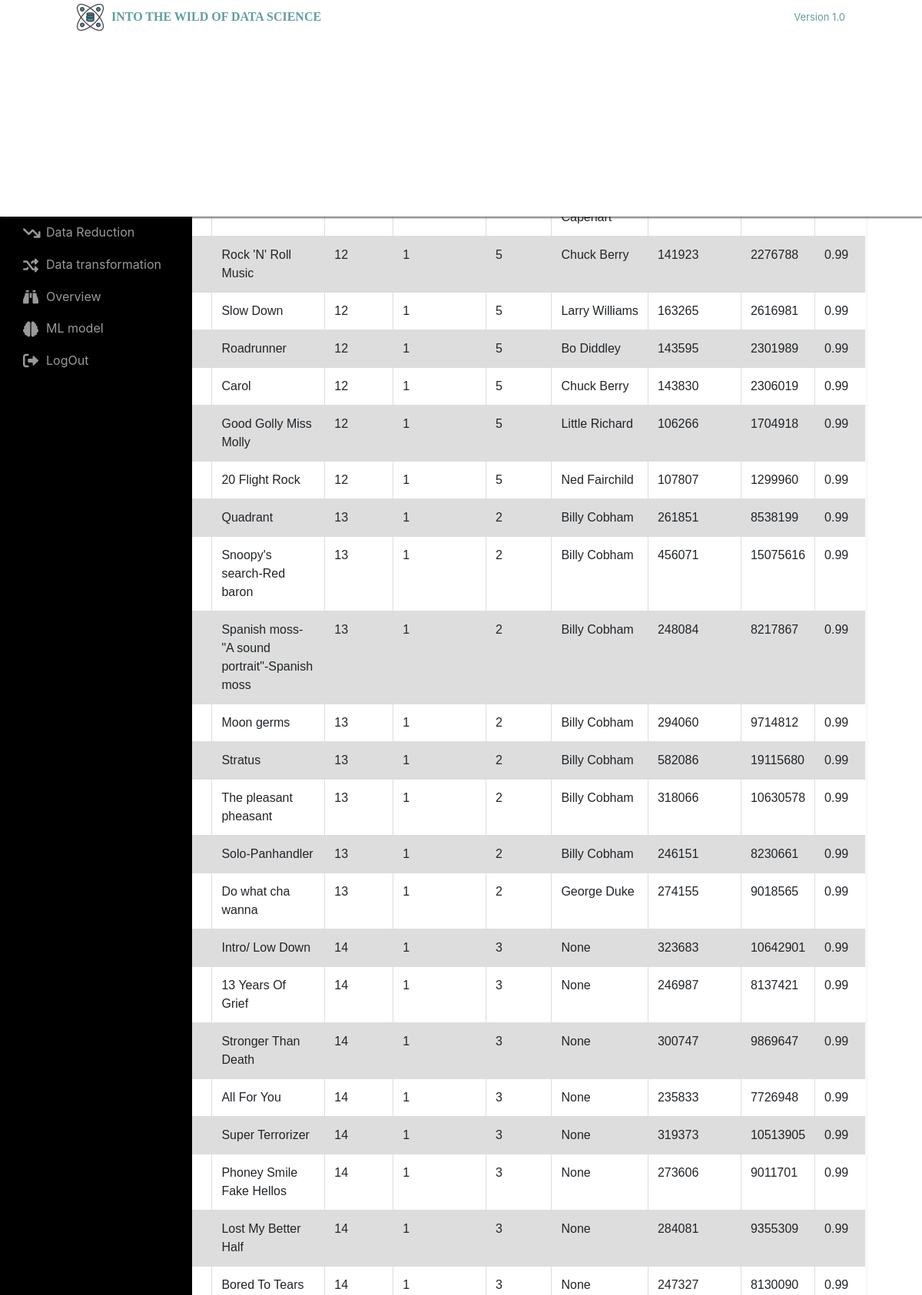
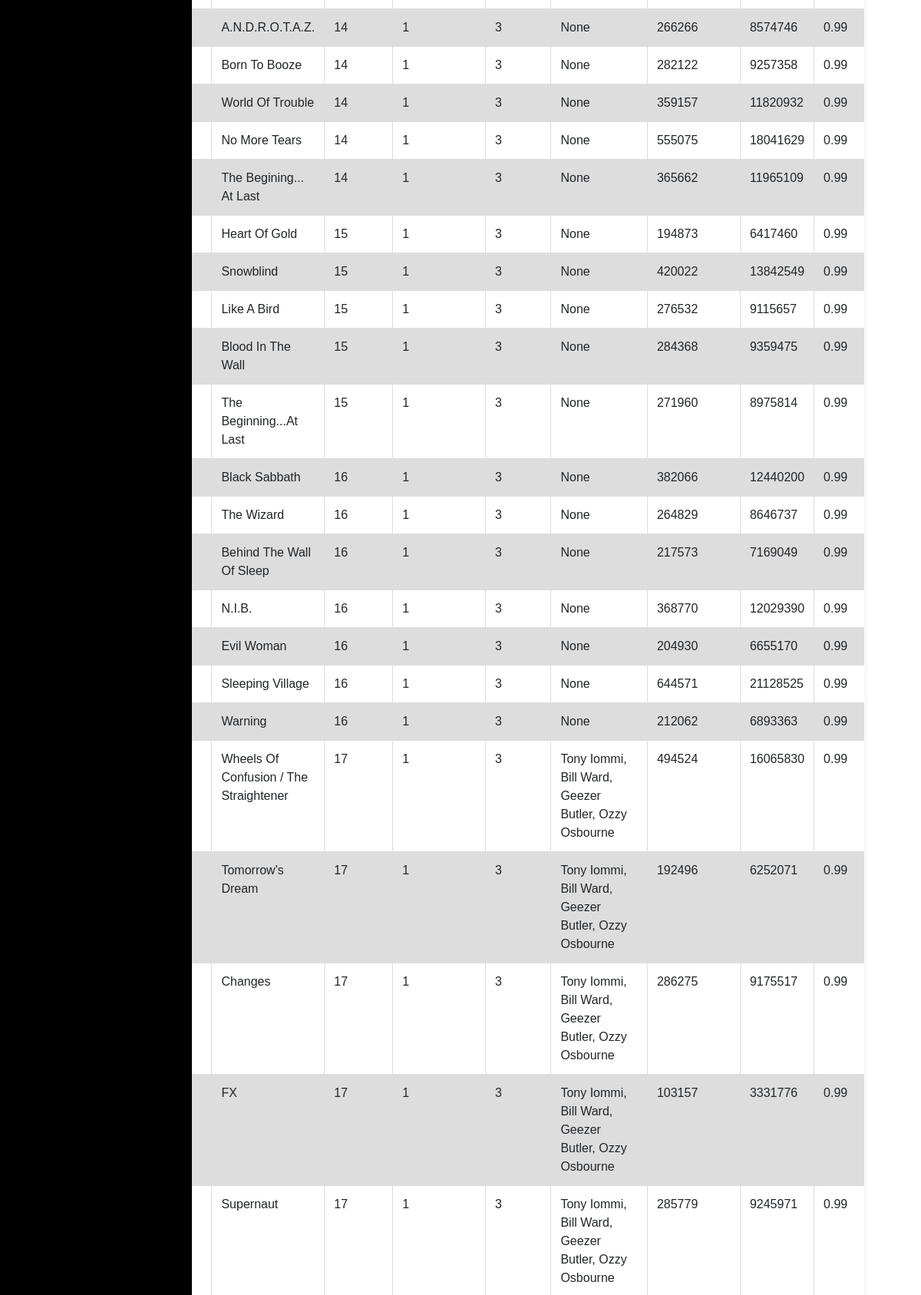
The page /home (upper part) on the database its author committed (2 pictures, top to bottom).
### tables this page shows
CREATE TABLE [Track]
(
    [TrackId] INTEGER  NOT NULL,
    [Name] NVARCHAR(200)  NOT NULL,
    [AlbumId] INTEGER,
    [MediaTypeId] INTEGER  NOT NULL,
    [GenreId] INTEGER,
    [Composer] NVARCHAR(220),
    [Milliseconds] INTEGER  NOT NULL,
    [Bytes] INTEGER,
    [UnitPrice] NUMERIC(10,2)  NOT NULL,
    CONSTRAINT [PK_Track] PRIMARY KEY  ([TrackId])
);

### app.py (the view)
@app.route('/home', methods=["POST", "GET"])
def annexe(session=True):
    if session:
        with sqlite3.connect("database.db") as db:
            db.row_factory = sqlite3.Row
            cur = db.cursor()
            c = cur.execute("select * from Track")
            rows = [dict(row) for row in c.fetchall()]
            db.commit()
        return render_template('home.html', Rows=rows)
    else:
        return redirect(url_for('login'))

### templates/home.html
{% extends "homeBase.html" %}
{% block content %}
        <div class="content-aside">
        <div class="title-1">
            <h1>Data Description</h1>
            <p>Data set sous forme d'un tableau pour visualiser clairement les données.</p>
        </div>
        <div class="all-table">
            <table class = "table">
                <thead class="table-light">
                    <tr>
                        {% for i in Rows[0].keys() %}
                        <th scope="col">{{i}}</th>
                        {% endfor %}
                    </tr>
                </thead>
                <tbody>
                    {% for row in Rows %}
                        <tr>
                            {% for i in row.keys() %}
                            <td>{{row[i]}}</td>
                            {% endfor %}
                        </tr>
                    {% endfor %}
                </tbody>
            </table>
        </div>
        </div>
{% endblock %}

### templates/homeBase.html (shortened to what this page needs)
<!DOCTYPE html>
<html lang="en">
    <head>
    <link rel="stylesheet" href="https://maxcdn.bootstrapcdn.com/bootstrap/3.3.5/css/bootstrap-theme.min.css">
    <link rel="stylesheet" href="../static/css/bootstrap.min.css">
    <link rel="stylesheet" href="https://cdnjs.cloudflare.com/ajax/libs/font-awesome/6.0.0/css/all.min.css" />
    <link rel="stylesheet" href="https://cdn.jsdelivr.net/npm/bootstrap@4.3.1/dist/css/bootstrap.min.css">
    <link rel="stylesheet" href="../static/home.css">
    </head>
    <body>
        <div class="nav-bar">
            <div class = "logo">
               <img src="{{ url_for('static',filename = 'images/DS.png')}}" alt="DS">
               <p>Into the wild of data science</p>
            </div>
            <span>Version 1.0</span>
         </div>
              <div id="wrapper">
                 <div id="sidebar-wrapper">
                    <ul class="sidebar-nav nav-pills nav-stacked" id="menu">
                       <div class="profil">
                           <span>Data Preprocessing</span>
                       </div>
                       <li class="active">
                          <a href="#"><span class="fa-stack fa-lg pull-left"></span> Home</a>
                       </li>
                       <li>
                          <a href="#"><span class="fa-stack fa-lg pull-left"></span>Data Cleaning</a>
                          <ul class="nav-pills nav-stacked" style="list-style-type:none;">
                             <li><a href="/missingValues">Missing Values</a></li>
                             <li><a href="#">Noisy data</a></li>
                          </ul>
                       </li>
                       <li>
                          <a href="/dataReduction"><span class="fa-stack fa-lg pull-left"><i class="fa-solid fa-arrow-trend-down"></i></span>Data Reduction</a>
                       </li>
                       <li>
                          <a href="#"> <span class="fa-stack fa-lg pull-left"><i class="fa-solid fa-shuffle"></i></span>Data transformation</a>
                       </li>
                       <li>
                          <a href="#"><span class="fa-stack fa-lg pull-left"><i class="fa-solid fa-binoculars"></i></span>Overview</a>
                       </li>
                       <li>
                          <a href="#"><span class="fa-stack fa-lg pull-left"><i class="fa-solid fa-brain"></i></span>ML model</a>
                       </li>
                       <li>
                          <a href="#"><span class="fa-stack fa-lg pull-left"><i class="fa-solid fa-right-from-bracket"></i></span>LogOut</a>
                       </li>
                    </ul>
                 </div>
                 <div id="page-content-wrapper">
                 </div>
              </div>
              {% block content %}
              {% endblock %}
 </body>
</html>

### static/home.css (style rules this page uses)
* { padding: 0; margin: 0; box-sizing:border-box; }
.content-aside { float: right; width: 87%; margin-top:-20px; }
.content-aside .title-1 { margin-left: 100px; font-family: 'montserrat'; }
.all-table { width: 90%; height : 70vh; float: right; margin-right: 70px; overflow: auto; border: 4px solid #F8F9FA; border-collapse: collapse; }
.all-table .table th { position: sticky; top:-0.1px; }
.nav-bar { width:100%; height:5vh; background:#fff; box-shadow:1px 1px 3px; position: fixed; top: 0; z-index: 200; }
.nav-bar .logo { margin-left: 100px; float: left; text-align: center; }
.nav-bar .logo img { height: 35px; width: 35px; margin-top:5px; float:left; }
.nav-bar .logo p { float:left; font-size:16px; margin-top: 10px; margin-left: 10px; text-transform: uppercase; font-family: 'montserrat'; color: cadetblue; font-weight: bold; }
.nav-bar span { float:right; }
.nav-bar span { text-transform: capitalize; color:#5f9ea0; font-size: 13px; margin-top: 13px; margin-right: 100px; }
.nav-pills > li > a { border-radius: 0; }
#wrapper { padding-left: 0; -webkit-transition: all 0.5s ease; -moz-transition: all 0.5s ease; -o-transition: all 0.5s ease; transition: all 0.5s ease; overflow: hidden; }
.profil { margin-top: -2px; color:white; margin-bottom:25px; font-family: 'montserrat'; text-transform: uppercase; background-color: cadetblue; width:100%; padding:10px 0; }
#sidebar-wrapper { z-index: -1; position: absolute; left: 250px; width: 0; height: 95vh; margin-left: -250px; overflow-y: auto; background: #000; -webkit-transition: all 0.5s ease; -moz-transition: all 0.5s ease; -o-transition: all 0.5s ease; transition: all 0.5s ease; }
#page-content-wrapper { position: absolute; padding: 15px; width: 100%; overflow-x: hidden; }
.sidebar-nav { position: absolute; top: 0; width: 250px; margin: 0; padding: 0; list-style: none; margin-top: 2px; }
.sidebar-nav li { text-indent: 10px; line-height: 40px; }
.sidebar-nav li a { display: block; text-decoration: none; color: #999999; }
@media (min-width: 768px) { #wrapper { padding-left: 250px; } }
@media (min-width: 768px) { #sidebar-wrapper { width: 250px; } }
@media (min-width: 768px) { #page-content-wrapper { padding: 20px; position: relative; -webkit-transition: all 0.5s ease; -moz-transition: all 0.5s ease; -o-transition: all 0.5s ease; transition: all 0.5s ease; } }
table { font-family: arial, sans-serif; width: 70vw ; margin: 10px 0; }
td, th { border: 1px solid #dddddd; text-align: left; padding: 8px; }
tr:nth-child(even) { background-color: #dddddd; }
#sidebar-wrapper { z-index: 100; position: fixed; top: 50px; }

### rows shown on the page
Track: Name "Rock 'N' Roll Music" "12" "1" "5" "Chuck Berry" "141923" "2276788" "0.99"
Track: Name "Slow Down" "12" "1" "5" "Larry Williams" "163265" "2616981" "0.99"
Track: Name "Roadrunner" "12" "1" "5" "Bo Diddley" "143595" "2301989" "0.99"
Track: Name "Carol" "12" "1" "5" "Chuck Berry" "143830" "2306019" "0.99"
Track: Name "Good Golly Miss Molly" "12" "1" "5" "Little Richard" "106266" "1704918" "0.99"
Track: Name "20 Flight Rock" "12" "1" "5" "Ned Fairchild" "107807" "1299960" "0.99"
Track: Name "Quadrant" "13" "1" "2" "Billy Cobham" "261851" "8538199" "0.99"
Track: Name "Snoopy's search-Red baron" "13" "1" "2" "Billy Cobham" "456071" "15075616" "0.99"
Track: Name "Spanish moss-\"A sound portrait\"-Spanish moss" "13" "1" "2" "Billy Cobham" "248084" "8217867" "0.99"
Track: Name "Moon germs" "13" "1" "2" "Billy Cobham" "294060" "9714812" "0.99"
Track: Name "Stratus" "13" "1" "2" "Billy Cobham" "582086" "19115680" "0.99"
Track: Name "The pleasant pheasant" "13" "1" "2" "Billy Cobham" "318066" "10630578" "0.99"
Track: Name "Solo-Panhandler" "13" "1" "2" "Billy Cobham" "246151" "8230661" "0.99"
Track: Name "Do what cha wanna" "13" "1" "2" "George Duke" "274155" "9018565" "0.99"
Track: Name "Intro/ Low Down" "14" "1" "3" "None" "323683" "10642901" "0.99"
Track: Name "13 Years Of Grief" "14" "1" "3" "None" "246987" "8137421" "0.99"
Track: Name "Stronger Than Death" "14" "1" "3" "None" "300747" "9869647" "0.99"
Track: Name "All For You" "14" "1" "3" "None" "235833" "7726948" "0.99"
Track: Name "Super Terrorizer" "14" "1" "3" "None" "319373" "10513905" "0.99"
Track: Name "Phoney Smile Fake Hellos" "14" "1" "3" "None" "273606" "9011701" "0.99"
Track: Name "Lost My Better Half" "14" "1" "3" "None" "284081" "9355309" "0.99"
Track: Name "Bored To Tears" "14" "1" "3" "None" "247327" "8130090" "0.99"
Track: Name "A.N.D.R.O.T.A.Z." "14" "1" "3" "None" "266266" "8574746" "0.99"
Track: Name "Born To Booze" "14" "1" "3" "None" "282122" "9257358" "0.99"
Track: Name "World Of Trouble" "14" "1" "3" "None" "359157" "11820932" "0.99"
Track: Name "No More Tears" "14" "1" "3" "None" "555075" "18041629" "0.99"
Track: Name "The Begining... At Last" "14" "1" "3" "None" "365662" "11965109" "0.99"
Track: Name "Heart Of Gold" "15" "1" "3" "None" "194873" "6417460" "0.99"
Track: Name "Snowblind" "15" "1" "3" "None" "420022" "13842549" "0.99"
Track: Name "Like A Bird" "15" "1" "3" "None" "276532" "9115657" "0.99"
Track: Name "Blood In The Wall" "15" "1" "3" "None" "284368" "9359475" "0.99"
Track: Name "The Beginning...At Last" "15" "1" "3" "None" "271960" "8975814" "0.99"
Track: Name "Black Sabbath" "16" "1" "3" "None" "382066" "12440200" "0.99"
Track: Name "The Wizard" "16" "1" "3" "None" "264829" "8646737" "0.99"
Track: Name "Behind The Wall Of Sleep" "16" "1" "3" "None" "217573" "7169049" "0.99"
Track: Name "N.I.B." "16" "1" "3" "None" "368770" "12029390" "0.99"
Track: Name "Evil Woman" "16" "1" "3" "None" "204930" "6655170" "0.99"
Track: Name "Sleeping Village" "16" "1" "3" "None" "644571" "21128525" "0.99"
Track: Name "Warning" "16" "1" "3" "None" "212062" "6893363" "0.99"
Track: Name "Wheels Of Confusion / The Straightener" "17" "1" "3" "Tony Iommi, Bill Ward, Geezer Butler, Ozzy Osbourne" "494524" "16065830" "0.99"
Track: Name "Tomorrow's Dream" "17" "1" "3" "Tony Iommi, Bill Ward, Geezer Butler, Ozzy Osbourne" "192496" "6252071" "0.99"
Track: Name "Changes" "17" "1" "3" "Tony Iommi, Bill Ward, Geezer Butler, Ozzy Osbourne" "286275" "9175517" "0.99"
Track: Name "FX" "17" "1" "3" "Tony Iommi, Bill Ward, Geezer Butler, Ozzy Osbourne" "103157" "3331776" "0.99"
Track: Name "Supernaut" "17" "1" "3" "Tony Iommi, Bill Ward, Geezer Butler, Ozzy Osbourne" "285779" "9245971" "0.99"
